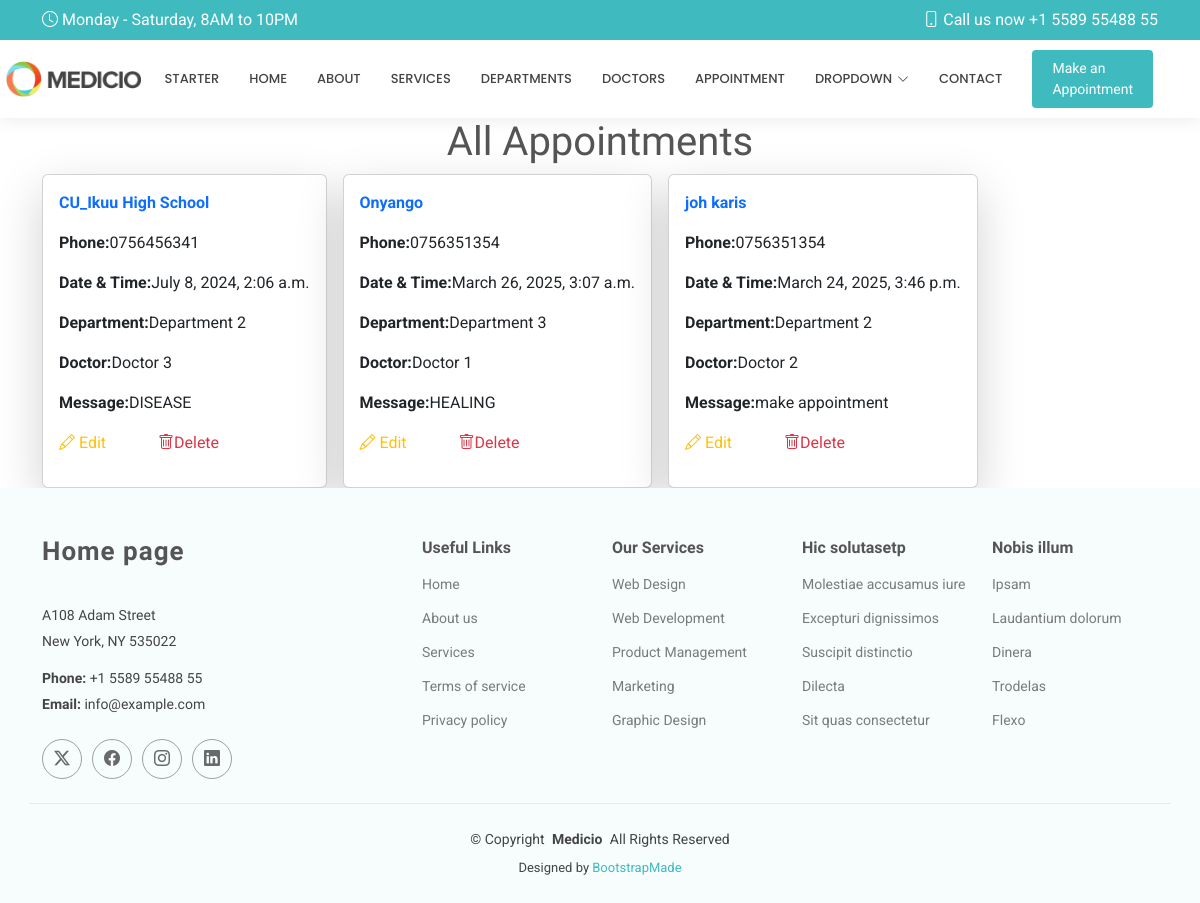
/show/, run on an earlier commit of the app's database.
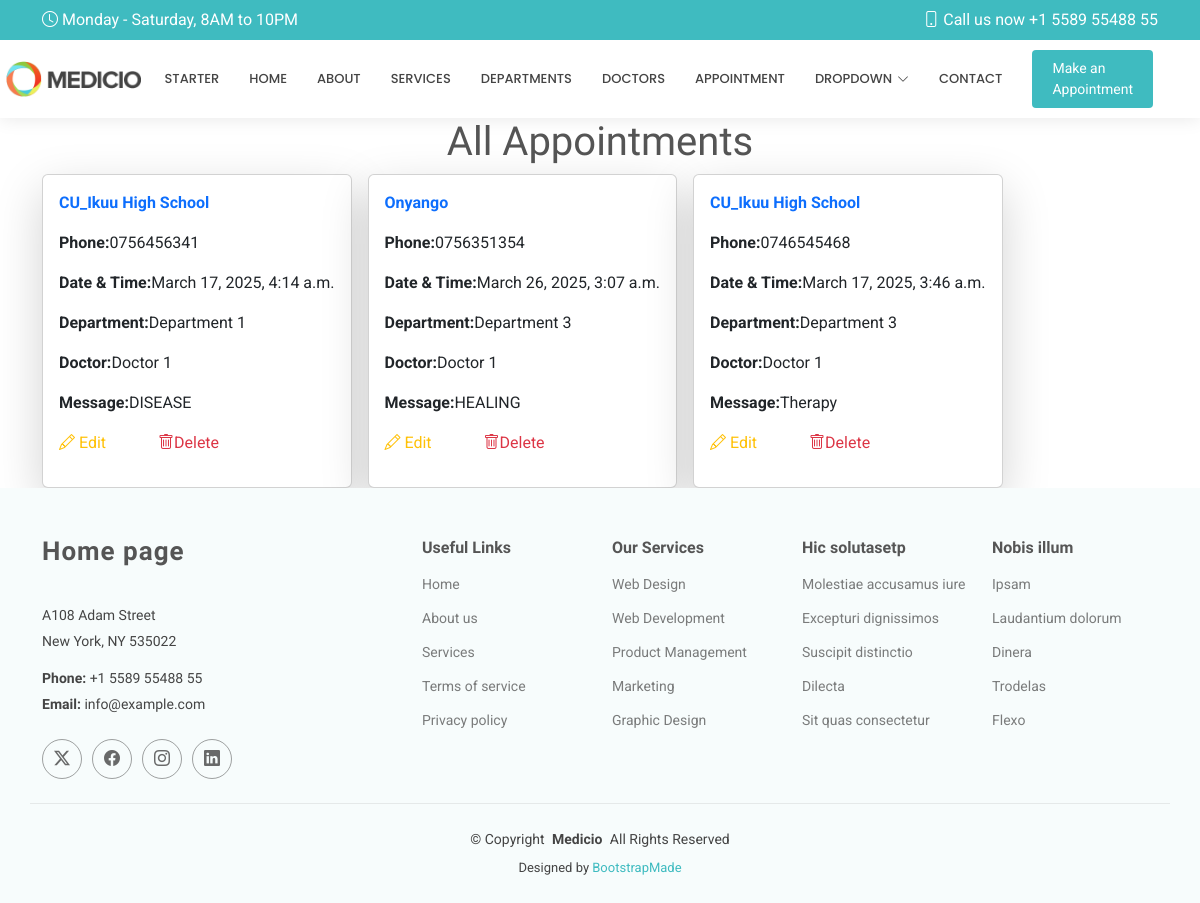
And on a later commit of the database.
### HospitalApp/models.py (models this page shows, shortened)
class Appointment(models.Model):
    name = models.CharField(max_length=50)
    email = models.EmailField()
    phone = models.CharField(max_length=10)
    date = models.DateTimeField()
    department = models.CharField(max_length=20)
    doctor = models.CharField(max_length=20)
    message = models.TextField()

### HospitalApp/views.py (the view)
# urls.py: path('show/', views.show, name='show'),
def show(request):
    All = Appointment.objects.all()
    return render(request, 'show.html',{'appnts':All})

### Templates/show.html (shortened to what this page needs)
{% extends 'starter-page.html' %}
{% load static %}
{% block content %}
    <h1 class="text-center">All Appointments</h1>
<div class="d-flex gap-3 container flex-wrap">
{% for x in appnts %}
<div class="card w-30 p-3  shadow-lg">
<p class="fw-bold text-primary">{{ x.name }}</p>
<p><strong>Phone:</strong>{{ x.phone }}</p>
<p><strong>Date & Time:</strong>{{ x.date }}</p>
<p><strong>Department:</strong>{{ x.department }}</p>
<p><strong>Doctor:</strong>{{ x.doctor }}</p>
<p><strong>Message:</strong>{{ x.message }}</p>
<p>
    <a href="{% url 'edit' x.id %}" class="text-warning me-5">
        <i class="bi bi-pencil"> </i>Edit
    </a>
    <a href="/delete/{{ x.id }}" class="text-danger">
    <i class="bi bi-trash"></i>Delete
    </a>
</p>
</div>
{% endfor %}
</div>
{% endblock %}

What changed in the data, as far as the page shows it:
changed Appointment "DISEASE": date "July 8, 2024, 2:06 a.m." → "March 17, 2025, 4:14 a.m."; department "Department 2" → "Department 1"; doctor "Doctor 3" → "Doctor 1"
changed Appointment: name "joh karis" → "CU_Ikuu High School"; phone "0756351354" → "0746545468"; date "March 24, 2025, 3:46 p.m." → "March 17, 2025, 3:46 a.m."; department "Department 2" → "Department 3"; doctor "Doctor 2" → "Doctor 1"; message "make appointment" → "Therapy"
